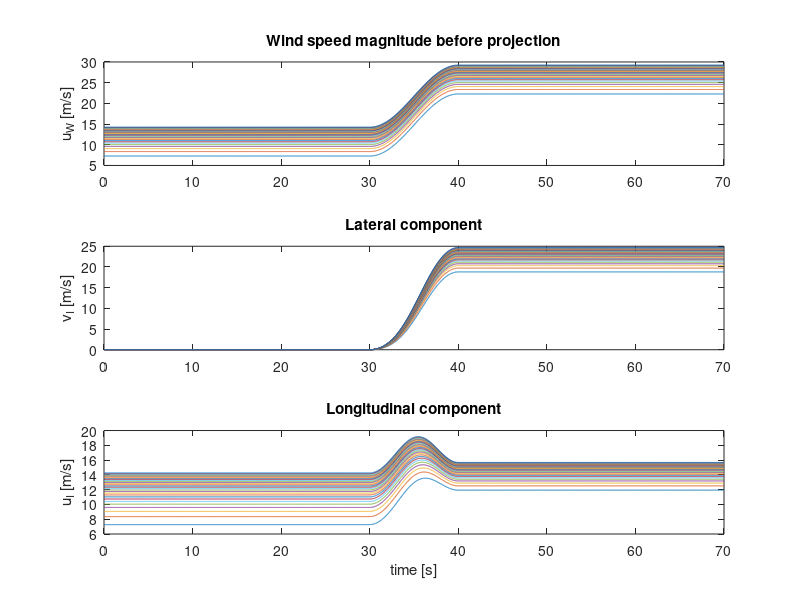

This chart was generated by the following MATLAB code: (Note: this script raises an error after producing the figure.)
%
%   [Description]
%   Script to generate an Extreme Coherent Gust with direction change (ECD)
%   according to IEC 61400-1.
%
%
%% Setup
clear all; close all; clc;

FileName = 'ECD_VrPlus2mps';

%% Preprocessing
% Time discretization
T           = 70;                   % [s]   total simulation time
dt          = 1/80;               	% [s]   simulation time step
t           = 0:dt:T-dt;            % [s]   simulation time vector

% Wind conditions at hub height
V_hub       = 12.5;                 % [m/s] mean wind speed at hub height: v_rated + 2/m/s 
t_start     = 30;                   % [s]   start time of gust event

% Rotor-plane grid definition

% Extreme coherent gust with direction change (ECD - IEC 6.3.2.5)
V_cg        = 15;       % [m/s] coherent gusut amplitude
T_gust      = 10;       % [s]   rise time of coherent gust

% Some variables required in the Type 4 wind: Bladed style
HubHeight   = 150;                  % [m]   hub height      
dy          = 10;                   % [m]   lateral spacing
dz          = 10;                   % [m]   vertical spacing
Ny          = 29;                   % [-]   number of grid points in lateral direction
Nz          = 29;                   % [-]   number of grid points in vertical direction
URef        = V_hub+V_cg/2;         % [m/s] reference mean wind speed
zOffset     = HubHeight;            % [m]   reference height of the grid
z0          = 0.1;                  % [m]   the rougthness length, not really used

% The normal wind profile model (NWP - IEC 6.3.1.2)
alpha       = 0.2;                                  % [-]   shear exponent for NWP
z_hub       = HubHeight;
z           = [-(Nz-1)/2:1:(Nz-1)/2]*dz+HubHeight;  % [m]   vertical coordinates of the grid
V_z         = V_hub*(z/z_hub).^alpha;               % [m/s] mean wind profile at each vertical grid point

% Magnitude of ECD
u_W         = NaN(Nz, length(t));
for iTimeStep = 1:length(t)
    if (t(iTimeStep) < t_start)
        u_W(:,iTimeStep)    = V_z;
    elseif (t(iTimeStep) >= t_start) && (t(iTimeStep) <= t_start+T_gust)
        t_gust              = t(iTimeStep) - t_start;
        u_W(:,iTimeStep)    = V_z+0.5*V_cg*(1-cos(pi*t_gust/T_gust));
    else
        u_W(:,iTimeStep)    = V_z+V_cg;
    end
end

% Direction change of ECD
theta       = NaN(1, length(t));   
theta_cg    = ones(1, length(t)).*deg2rad((720/V_hub));     % [rad]

for iTimeStep   = 1:length(t)
    if (t(iTimeStep) < t_start)
        theta(iTimeStep)    = 0;
    elseif (t(iTimeStep) >= t_start) && (t(iTimeStep) <= t_start+T_gust)
        t_gust              = t(iTimeStep) - t_start;
        theta(iTimeStep)    = 0.5 * theta_cg(iTimeStep) * (1-cos(pi*t_gust/T_gust));
    else
        theta(iTimeStep)    = theta_cg(iTimeStep);
    end
end

% Transformation into inertial coordinate system
u_I = u_W.*repmat(cos(theta),Nz,1);     % longitudinal
v_I = u_W.*repmat(sin(theta),Nz,1);     % lateral

%% Plot and validate results
figure
subplot(311)
plot(t,u_W')
ylabel('u_W [m/s]')
title('Wind speed magnitude before projection')

subplot(312)
plot(t,v_I')
ylabel('v_I [m/s]')
title('Lateral component')

subplot(313) 
plot(t,u_I')
ylabel('u_I [m/s]')
xlabel('time [s]')
title('Longitudinal component')

%% Prepare output arrays for .wnd-file
SummVars(1) = HubHeight;    % HubHeight
SummVars(3) = URef;         % Mean wind speed at hub-height

velocity    = NaN(max(size(t)),3,Ny,Nz);  % [time, (u,v,w), y, z]
for iy = 1:Ny
    for iz = 1:Nz
        velocity(:,1,iy,iz) = u_I(iz,:);    % longitudinal component
        velocity(:,2,iy,iz) = v_I(iz,:);    % lateral component
        velocity(:,3,iy,iz) = 0;            % no vertical component
    end
end

% Get turbulence intensity for .sum-file
% here we use std u for w component to avoid dividing by zero
SummVars(4) = std(squeeze(velocity(:,1,1,1)))/URef*100;
SummVars(5) = std(squeeze(velocity(:,2,1,1)))/URef*100;     
SummVars(6) = std(squeeze(velocity(:,1,1,1)))/URef*100;

% Export rotor-plane wind field (.wnd + .sum) for OpenFAST
disp('Exporting rotor plane wind field as ".wnd" binary files...')
WriteBLgrid([FileName '.wnd'], velocity, dy, dz, dt, zOffset, z0, SummVars)

fileID    = fopen([FileName '.sum'],'w');
fprintf(fileID,'This summary file is not complete it only contains required information for the OpenFAST');
fprintf(fileID,'\n');
fprintf(fileID,'F        Clockwise rotation when looking downwind?\n');
fprintf(fileID,[num2str(SummVars(1)) '  Hub height [m] \n']);
fprintf(fileID,['UBar   =  ' num2str(SummVars(3)) ' m/s \n']);
fprintf(fileID,['TI(u)  =  ' num2str(SummVars(4)) ' %%\n']);
fprintf(fileID,['TI(v)  =  ' num2str(SummVars(5)) ' %%\n']);
fprintf(fileID,['TI(w)  =  ' num2str(SummVars(6)) ' %%\n']);
fprintf(fileID,['Height Offset =  ' num2str(0) ' m\n']);
fprintf(fileID,'Creating a PERIODIC output file.');
fclose(fileID);
